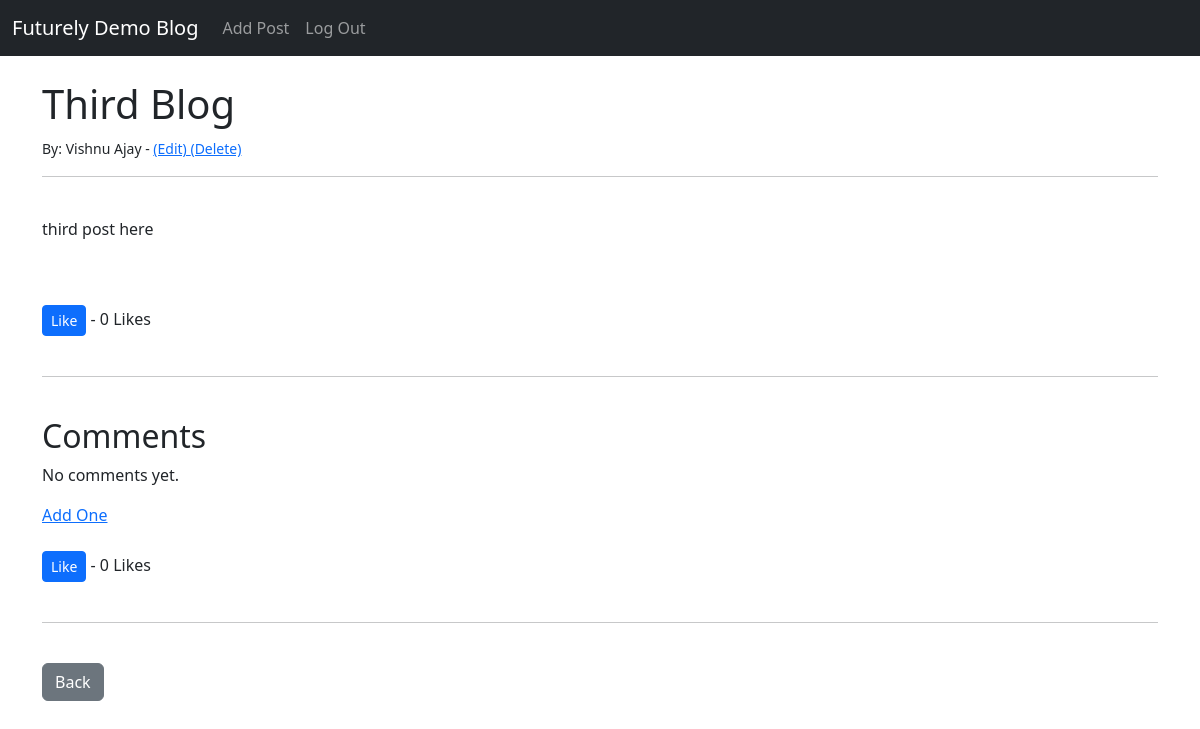
The page /article/3 (signed in) on the database its author committed.
### newBlog/models.py (models this page shows, shortened)
class Post(models.Model):
    title = models.CharField(max_length=255)
    title_tag = models.CharField(max_length=255)
    content = models.TextField()
    date_posted = models.DateTimeField(auto_now_add=True)
    author = models.ForeignKey(User, on_delete=models.CASCADE)
    likes = models.ManyToManyField(User, related_name='blog_posts')
    def total_likes(self):
        return self.likes.count()

### newBlog/views.py (the view)
# urls.py: path('article/<int:pk>', ArticleDetailView.as_view(), name='article-detail'),
class ArticleDetailView(DetailView):
    model = Post
    template_name = 'article_details.html'
    def get_context_data(self, **kwargs) :
        context = super(ArticleDetailView, self).get_context_data(**kwargs)
        curr= get_object_or_404(Post, id=self.kwargs['pk'])
        context["total_likes"] = curr.total_likes()
        return context

### newBlog/templates/article_details.html (shortened to what this page needs)
{% extends 'base.html' %}
{% block content %}
<h1>
    {{ post.title }}
</h1>
<small>
    By: {{ post.author.first_name }} {{ post.author.last_name}}
    {% if user.is_authenticated %}
        -
        <a href="{% url 'update_post' post.pk %}"> (Edit) </a>
        <a href="{% url 'delete_post' post.pk %}"> (Delete) </a>
    {% endif %}
</small>
<br/>
<hr>
<br/>
<p>
    {{ post.content }}
</p>
<br><br/>
<form action="{% url 'like_post' post.pk %}" method="POST">
    <button type="submit", name = "post_id", value = "{{ post.id }}", class="btn btn-primary btn-sm">Like</button>
    - {{total_likes}} Likes
<br><br/>
<hr>
<br/>
<h2> Comments</h2>
{% if not post.comments.all %}
    <p> No comments yet. </p>
    <a href="{% url 'add_comment' post.pk %}"> Add One </a>
{% endif %}
<br><br/>
<form action="{% url 'like_post' post.pk %}" method="POST">
    <button type="submit", name = "post_id", value = "{{ post.id }}", class="btn btn-primary btn-sm">Like</button>
    - {{total_likes}} Likes
<br><br/>
<hr>
<br/>
<a href="{% url 'home' %}" class="btn btn-secondary">Back</a>
{% endblock %}

### rows shown on the page
Post: title "Third Blog", author.first_name "Vishnu", author.last_name "Ajay", content "third post here"

### other values the page prints
{{ total_likes }} "0"
